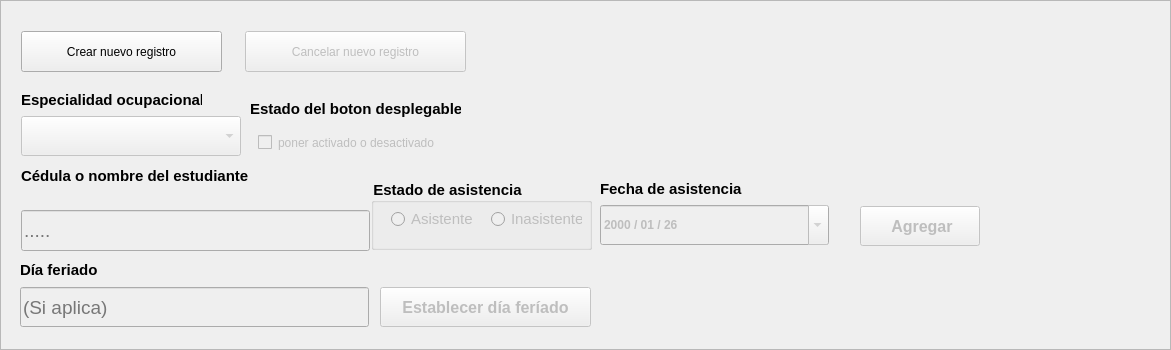
             <widget class="QFrame" name="frame_superior">
              <property name="minimumSize">
               <size>
                <width>1171</width>
                <height>350</height>
               </size>
              </property>
              <property name="maximumSize">
               <size>
                <width>1271</width>
                <height>350</height>
               </size>
              </property>
              <property name="styleSheet">
               <string notr="true">QFrame#frame_superior{
	border-top-left-radius:0px;
	border-top-right-radius:0px
}</string>
              </property>
              <property name="frameShape">
               <enum>QFrame::StyledPanel</enum>
              </property>
              <property name="frameShadow">
               <enum>QFrame::Raised</enum>
              </property>
              <property name="tipo" stdset="0">
               <string>espacio_form</string>
              </property>
              <widget class="QGroupBox" name="groupBox">
               <property name="geometry">
                <rect>
                 <x>371</x>
                 <y>179</y>
                 <width>221</width>
                 <height>71</height>
                </rect>
               </property>
               <property name="minimumSize">
                <size>
                 <width>221</width>
                 <height>71</height>
                </size>
               </property>
               <property name="maximumSize">
                <size>
                 <width>221</width>
                 <height>71</height>
                </size>
               </property>
               <property name="font">
                <font>
                 <family>Segoe UI</family>
                 <pointsize>11</pointsize>
                 <weight>62</weight>
                 <italic>false</italic>
                 <bold>true</bold>
                 <kerning>true</kerning>
                </font>
               </property>
               <property name="styleSheet">
                <string notr="true">QGroupBox{
	
	font: 11pt &quot;Segoe UI&quot;;
	font-weight:500;
}</string>
               </property>
               <property name="title">
                <string>Estado de asistencia</string>
               </property>
               <widget class="QRadioButton" name="radioButton">
                <property name="enabled">
                 <bool>false</bool>
                </property>
                <property name="geometry">
                 <rect>
                  <x>20</x>
                  <y>30</y>
                  <width>81</width>
                  <height>20</height>
                 </rect>
                </property>
                <property name="font">
                 <font>
                  <pointsize>11</pointsize>
                  <weight>50</weight>
                  <bold>false</bold>
                 </font>
                </property>
                <property name="text">
                 <string>Asistente</string>
                </property>
               </widget>
               <widget class="QRadioButton" name="radioButton_2">
                <property name="enabled">
                 <bool>false</bool>
                </property>
                <property name="geometry">
                 <rect>
                  <x>120</x>
                  <y>30</y>
                  <width>91</width>
                  <height>20</height>
                 </rect>
                </property>
                <property name="font">
                 <font>
                  <pointsize>11</pointsize>
                  <weight>50</weight>
                  <bold>false</bold>
                 </font>
                </property>
                <property name="text">
                 <string>Inasistente</string>
                </property>
               </widget>
              </widget>
              <widget class="QWidget" name="layoutWidget">
               <property name="geometry">
                <rect>
                 <x>20</x>
                 <y>259</y>
                 <width>351</width>
                 <height>68</height>
                </rect>
               </property>
               <layout class="QVBoxLayout" name="verticalLayout_4">
                <item alignment="Qt::AlignLeft">
                 <widget class="QLabel" name="label_dia_feriado">
                  <property name="font">
                   <font>
                    <family>Segoe UI</family>
                    <pointsize>11</pointsize>
                    <weight>75</weight>
                    <italic>false</italic>
                    <bold>true</bold>
                   </font>
                  </property>
                  <property name="styleSheet">
                   <string notr="true"/>
                  </property>
                  <property name="text">
                   <string>Día feriado</string>
                  </property>
                  <property name="scaledContents">
                   <bool>false</bool>
                  </property>
                  <property name="tipo" stdset="0">
                   <string>titulo_qlineedit</string>
                  </property>
                 </widget>
                </item>
                <item>
                 <widget class="QLineEdit" name="input_dia_feriado">
                  <property name="enabled">
                   <bool>false</bool>
                  </property>
                  <property name="minimumSize">
                   <size>
                    <width>349</width>
                    <height>40</height>
                   </size>
                  </property>
                  <property name="maximumSize">
                   <size>
                    <width>349</width>
                    <height>40</height>
                   </size>
                  </property>
                  <property name="font">
                   <font>
                    <family>Segoe UI</family>
                    <pointsize>14</pointsize>
                    <weight>50</weight>
                    <italic>false</italic>
                    <bold>false</bold>
                   </font>
                  </property>
                  <property name="styleSheet">
                   <string notr="true"/>
                  </property>
                  <property name="placeholderText">
                   <string>(Si aplica)</string>
                  </property>
                 </widget>
                </item>
               </layout>
              </widget>
              <widget class="QPushButton" name="boton_agregar">
               <property name="enabled">
                <bool>false</bool>
               </property>
               <property name="geometry">
                <rect>
                 <x>860</x>
                 <y>206</y>
                 <width>120</width>
                 <height>40</height>
                </rect>
               </property>
               <property name="minimumSize">
                <size>
                 <width>120</width>
                 <height>40</height>
                </size>
               </property>
               <property name="maximumSize">
                <size>
                 <width>120</width>
                 <height>40</height>
                </size>
               </property>
               <property name="font">
                <font>
                 <family>Segoe UI</family>
                 <pointsize>12</pointsize>
                 <weight>75</weight>
                 <italic>false</italic>
                 <bold>true</bold>
                </font>
               </property>
               <property name="cursor">
                <cursorShape>PointingHandCursor</cursorShape>
               </property>
               <property name="styleSheet">
                <string notr="true"/>
               </property>
               <property name="text">
                <string> Agregar</string>
               </property>
               <property name="iconSize">
                <size>
                 <width>26</width>
                 <height>26</height>
                </size>
               </property>
               <property name="tipo" stdset="0">
                <string>boton_anadir</string>
               </property>
              </widget>
              <widget class="QWidget" name="">
               <property name="geometry">
                <rect>
                 <x>21</x>
                 <y>90</y>
                 <width>222</width>
                 <height>68</height>
                </rect>
               </property>
               <layout class="QVBoxLayout" name="verticalLayout_3">
                <item>
                 <widget class="QLabel" name="titulo_de_boton_de_opciones">
                  <property name="sizePolicy">
                   <sizepolicy hsizetype="Preferred" vsizetype="Preferred">
                    <horstretch>0</horstretch>
                    <verstretch>30</verstretch>
                   </sizepolicy>
                  </property>
                  <property name="minimumSize">
                   <size>
                    <width>181</width>
                    <height>20</height>
                   </size>
                  </property>
                  <property name="maximumSize">
                   <size>
                    <width>181</width>
                    <height>20</height>
                   </size>
                  </property>
                  <property name="font">
                   <font>
                    <family>Segoe UI</family>
                    <pointsize>11</pointsize>
                    <weight>75</weight>
                    <italic>false</italic>
                    <bold>true</bold>
                   </font>
                  </property>
                  <property name="styleSheet">
                   <string notr="true"/>
                  </property>
                  <property name="text">
                   <string>Especialidad ocupacional</string>
                  </property>
                  <property name="tipo" stdset="0">
                   <string>titulo_qlineedit</string>
                  </property>
                 </widget>
                </item>
                <item>
                 <widget class="QComboBox" name="boton_especialidades">
                  <property name="enabled">
                   <bool>false</bool>
                  </property>
                  <property name="sizePolicy">
                   <sizepolicy hsizetype="Fixed" vsizetype="Fixed">
                    <horstretch>0</horstretch>
                    <verstretch>0</verstretch>
                   </sizepolicy>
                  </property>
                  <property name="minimumSize">
                   <size>
                    <width>220</width>
                    <height>40</height>
                   </size>
                  </property>
                  <property name="maximumSize">
                   <size>
                    <width>200</width>
                    <height>16777215</height>
                   </size>
                  </property>
                  <property name="styleSheet">
                   <string notr="true"/>
                  </property>
                  <property name="editable">
                   <bool>false</bool>
                  </property>
                  <property name="currentText">
                   <string/>
                  </property>
                  <property name="currentIndex">
                   <number>-1</number>
                  </property>
                  <property name="insertPolicy">
                   <enum>QComboBox::NoInsert</enum>
                  </property>
                  <property name="iconSize">
                   <size>
                    <width>40</width>
                    <height>40</height>
                   </size>
                  </property>
                  <property name="placeholderText">
                   <string/>
                  </property>
                 </widget>
                </item>
               </layout>
              </widget>
              <widget class="QWidget" name="">
               <property name="geometry">
                <rect>
                 <x>250</x>
                 <y>89</y>
                 <width>213</width>
                 <height>71</height>
                </rect>
               </property>
               <layout class="QVBoxLayout" name="verticalLayout_8">
                <item>
                 <widget class="QLabel" name="label_estado_boton_desplegable">
                  <property name="minimumSize">
                   <size>
                    <width>211</width>
                    <height>20</height>
                   </size>
                  </property>
                  <property name="maximumSize">
                   <size>
                    <width>211</width>
                    <height>20</height>
                   </size>
                  </property>
                  <property name="font">
                   <font>
                    <family>Segoe UI</family>
                    <pointsize>11</pointsize>
                    <weight>75</weight>
                    <italic>false</italic>
                    <bold>true</bold>
                   </font>
                  </property>
                  <property name="styleSheet">
                   <string notr="true"/>
                  </property>
                  <property name="text">
                   <string>Estado del boton desplegable</string>
                  </property>
                  <property name="scaledContents">
                   <bool>false</bool>
                  </property>
                  <property name="tipo" stdset="0">
                   <string>titulo_qlineedit</string>
                  </property>
                 </widget>
                </item>
                <item>
                 <widget class="QCheckBox" name="checkbox_estado_combobox">
                  <property name="enabled">
                   <bool>false</bool>
                  </property>
                  <property name="sizePolicy">
                   <sizepolicy hsizetype="Minimum" vsizetype="Fixed">
                    <horstretch>0</horstretch>
                    <verstretch>0</verstretch>
                   </sizepolicy>
                  </property>
                  <property name="toolTip">
                   <string/>
                  </property>
                  <property name="styleSheet">
                   <string notr="true">QCheckBox{


	padding-left:8px;

}</string>
                  </property>
                  <property name="text">
                   <string>poner activado o desactivado</string>
                  </property>
                 </widget>
                </item>
               </layout>
              </widget>
              <widget class="QWidget" name="">
               <property name="geometry">
                <rect>
                 <x>21</x>
                 <y>166</y>
                 <width>351</width>
                 <height>87</height>
                </rect>
               </property>
               <layout class="QVBoxLayout" name="verticalLayout_2">
                <property name="spacing">
                 <number>0</number>
                </property>
                <item>
                 <widget class="QLabel" name="label_cedula_empleado">
                  <property name="minimumSize">
                   <size>
                    <width>241</width>
                    <height>20</height>
                   </size>
                  </property>
                  <property name="maximumSize">
                   <size>
                    <width>241</width>
                    <height>20</height>
                   </size>
                  </property>
                  <property name="font">
                   <font>
                    <family>Segoe UI</family>
                    <pointsize>11</pointsize>
                    <weight>75</weight>
                    <italic>false</italic>
                    <bold>true</bold>
                   </font>
                  </property>
                  <property name="styleSheet">
                   <string notr="true"/>
                  </property>
                  <property name="text">
                   <string>Cédula o nombre del estudiante</string>
                  </property>
                  <property name="scaledContents">
                   <bool>false</bool>
                  </property>
                  <property name="tipo" stdset="0">
                   <string>titulo_qlineedit</string>
                  </property>
                 </widget>
                </item>
                <item>
                 <widget class="QLabel" name="label_nombre_alumno_guia">
                  <property name="minimumSize">
                   <size>
                    <width>221</width>
                    <height>24</height>
                   </size>
                  </property>
                  <property name="maximumSize">
                   <size>
                    <width>221</width>
                    <height>24</height>
                   </size>
                  </property>
                  <property name="font">
                   <font>
                    <family>Segoe UI</family>
                    <pointsize>8</pointsize>
                    <weight>62</weight>
                    <italic>false</italic>
                    <bold>true</bold>
                   </font>
                  </property>
                  <property name="styleSheet">
                   <string notr="true">border:none;</string>
                  </property>
                  <property name="text">
                   <string/>
                  </property>
                  <property name="tipo" stdset="0">
                   <string/>
                  </property>
                 </widget>
                </item>
                <item>
                 <widget class="QLineEdit" name="input_cedula_alumno">
                  <property name="enabled">
                   <bool>false</bool>
                  </property>
                  <property name="minimumSize">
                   <size>
                    <width>349</width>
                    <height>41</height>
                   </size>
                  </property>
                  <property name="maximumSize">
                   <size>
                    <width>349</width>
                    <height>41</height>
                   </size>
                  </property>
                  <property name="font">
                   <font>
                    <family>Segoe UI</family>
                    <pointsize>14</pointsize>
                    <weight>50</weight>
                    <italic>false</italic>
                    <bold>false</bold>
                   </font>
                  </property>
                  <property name="styleSheet">
                   <string notr="true"/>
                  </property>
                  <property name="placeholderText">
                   <string>.....</string>
                  </property>
                 </widget>
                </item>
               </layout>
              </widget>
              <widget class="QPushButton" name="boton_establecer_dia_feriado">
               <property name="enabled">
                <bool>false</bool>
               </property>
               <property name="geometry">
                <rect>
                 <x>380</x>
                 <y>287</y>
                 <width>211</width>
                 <height>40</height>
                </rect>
               </property>
               <property name="minimumSize">
                <size>
                 <width>211</width>
                 <height>40</height>
                </size>
               </property>
               <property name="maximumSize">
                <size>
                 <width>211</width>
                 <height>40</height>
                </size>
               </property>
               <property name="font">
                <font>
                 <family>Segoe UI</family>
                 <pointsize>12</pointsize>
                 <weight>75</weight>
                 <italic>false</italic>
                 <bold>true</bold>
                </font>
               </property>
               <property name="cursor">
                <cursorShape>PointingHandCursor</cursorShape>
               </property>
               <property name="styleSheet">
                <string notr="true"/>
               </property>
               <property name="text">
                <string>Establecer día feríado</string>
               </property>
               <property name="iconSize">
                <size>
                 <width>26</width>
                 <height>26</height>
                </size>
               </property>
               <property name="tipo" stdset="0">
                <string>boton_anadir</string>
               </property>
              </widget>
              <widget class="QWidget" name="">
               <property name="geometry">
                <rect>
                 <x>600</x>
                 <y>179</y>
                 <width>231</width>
                 <height>68</height>
                </rect>
               </property>
               <layout class="QVBoxLayout" name="verticalLayout_5">
                <item>
                 <widget class="QLabel" name="label_fecha_asistencia">
                  <property name="minimumSize">
                   <size>
                    <width>161</width>
                    <height>20</height>
                   </size>
                  </property>
                  <property name="maximumSize">
                   <size>
                    <width>161</width>
                    <height>20</height>
                   </size>
                  </property>
                  <property name="font">
                   <font>
                    <family>Segoe UI</family>
                    <pointsize>15</pointsize>
                    <weight>75</weight>
                    <italic>false</italic>
                    <bold>true</bold>
                   </font>
                  </property>
                  <property name="styleSheet">
                   <string notr="true">QLabel{font-size:15pt;}</string>
                  </property>
                  <property name="text">
                   <string>&lt;html&gt;&lt;head/&gt;&lt;body&gt;&lt;p&gt;&lt;span style=&quot; font-size:11pt;&quot;&gt;Fecha de asistencia&lt;/span&gt;&lt;/p&gt;&lt;/body&gt;&lt;/html&gt;</string>
                  </property>
                  <property name="alignment">
                   <set>Qt::AlignLeading|Qt::AlignLeft|Qt::AlignVCenter</set>
                  </property>
                  <property name="tipo" stdset="0">
                   <string>titulo_form</string>
                  </property>
                 </widget>
                </item>
                <item>
                 <widget class="QDateEdit" name="dateedit_fecha_asistencia">
                  <property name="enabled">
                   <bool>false</bool>
                  </property>
                  <property name="minimumSize">
                   <size>
                    <width>229</width>
                    <height>40</height>
                   </size>
                  </property>
                  <property name="maximumSize">
                   <size>
                    <width>229</width>
                    <height>40</height>
                   </size>
                  </property>
                  <property name="font">
                   <font>
                    <family>Segoe UI</family>
                    <weight>75</weight>
                    <italic>false</italic>
                    <bold>true</bold>
                   </font>
                  </property>
                  <property name="toolTip">
                   <string>Año/Mes/Dia</string>
                  </property>
                  <property name="styleSheet">
                   <string notr="true"/>
                  </property>
                  <property name="wrapping">
                   <bool>false</bool>
                  </property>
                  <property name="frame">
                   <bool>true</bool>
                  </property>
                  <property name="readOnly">
                   <bool>false</bool>
                  </property>
                  <property name="buttonSymbols">
                   <enum>QAbstractSpinBox::UpDownArrows</enum>
                  </property>
                  <property name="accelerated">
                   <bool>true</bool>
                  </property>
                  <property name="keyboardTracking">
                   <bool>true</bool>
                  </property>
                  <property name="showGroupSeparator" stdset="0">
                   <bool>true</bool>
                  </property>
                  <property name="currentSection">
                   <enum>QDateTimeEdit::YearSection</enum>
                  </property>
                  <property name="displayFormat">
                   <string>yyyy / MM / dd</string>
                  </property>
                  <property name="calendarPopup">
                   <bool>true</bool>
                  </property>
                  <property name="currentSectionIndex">
                   <number>0</number>
                  </property>
                  <property name="date">
                   <date>
                    <year>2000</year>
                    <month>1</month>
                    <day>26</day>
                   </date>
                  </property>
                 </widget>
                </item>
               </layout>
              </widget>
              <widget class="QPushButton" name="boton_crear_registro">
               <property name="geometry">
                <rect>
                 <x>21</x>
                 <y>31</y>
                 <width>201</width>
                 <height>41</height>
                </rect>
               </property>
               <property name="minimumSize">
                <size>
                 <width>201</width>
                 <height>41</height>
                </size>
               </property>
               <property name="maximumSize">
                <size>
                 <width>201</width>
                 <height>41</height>
                </size>
               </property>
               <property name="cursor">
                <cursorShape>PointingHandCursor</cursorShape>
               </property>
               <property name="toolTip">
                <string>Este boton sirve para comenzar a crear un nuevo registro de asistencia</string>
               </property>
               <property name="text">
                <string>Crear nuevo registro</string>
               </property>
               <property name="iconSize">
                <size>
                 <width>26</width>
                 <height>26</height>
                </size>
               </property>
               <property name="tipo" stdset="0">
                <string>boton_anadir</string>
               </property>
              </widget>
              <widget class="QPushButton" name="boton_cancelar_registro">
               <property name="enabled">
                <bool>false</bool>
               </property>
               <property name="geometry">
                <rect>
                 <x>245</x>
                 <y>31</y>
                 <width>221</width>
                 <height>41</height>
                </rect>
               </property>
               <property name="minimumSize">
                <size>
                 <width>221</width>
                 <height>41</height>
                </size>
               </property>
               <property name="maximumSize">
                <size>
                 <width>221</width>
                 <height>41</height>
                </size>
               </property>
               <property name="cursor">
                <cursorShape>PointingHandCursor</cursorShape>
               </property>
               <property name="toolTip">
                <string>Este boton sirve para cancelar el registro de asistencia que esta realizando</string>
               </property>
               <property name="text">
                <string>Cancelar nuevo registro</string>
               </property>
               <property name="icon">
                <iconset resource="../recursos_de_imagenes_tela_app.qrc">
                 <normaloff>:/iconos/recursos_de_imagenes/iconos_de_interfaz/x-white.png</normaloff>:/iconos/recursos_de_imagenes/iconos_de_interfaz/x-white.png</iconset>
               </property>
               <property name="iconSize">
                <size>
                 <width>26</width>
                 <height>26</height>
                </size>
               </property>
               <property name="tipo" stdset="0">
                <string>boton_cancelar</string>
               </property>
              </widget>
             </widget>
